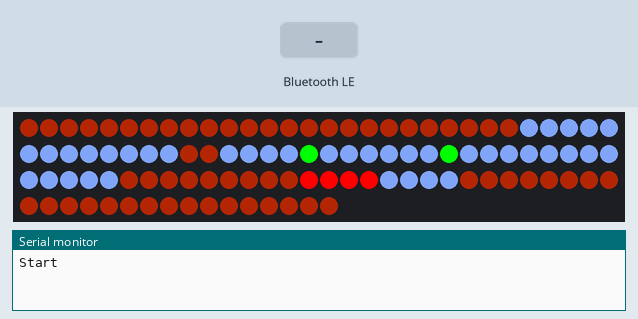
This program was run on a simulated ESP32. Shown: 106 RGB LEDs in strip order, left to right, continuing on the next row, the last lines printed to the serial monitor. Inputs (shaded band) come from the test bench. Colours are those a GRB WS2812 strip shows for the declared byte order; random numbers use the default seed unless the program sets one; EEPROM starts erased; nothing arrives over Bluetooth unless stated; a phone connects over Bluetooth LE 3 s after start.

Above: at 1.2 s.
1.3 s: Bluetooth LE write "1" received
At 2.21 s:
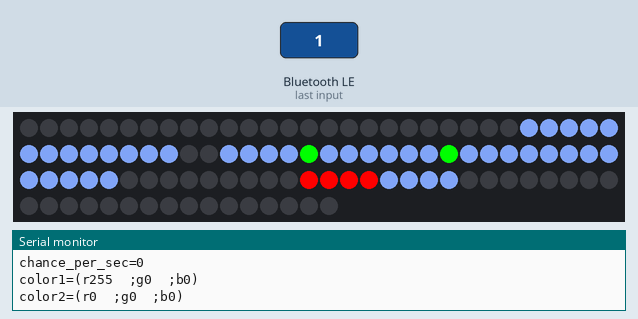

The program:

main.cpp
```cpp
#include "NimBLEDevice.h"
#include "led-control.h"
#include <Preferences.h>

Preferences prefs;

enum
{
    ZONE_EYE,
    ZONE_HAIR,
    ZONE_AMULET,
    ZONE_BACKGROUND,
    ZONE_COUNT
};

enum
{
    CHAR_EFFECT,
    CHAR_PERIOD,
    CHAR_CHANCE,
    CHAR_COLOR1,
    CHAR_COLOR2,
    CHAR_COUNT
};

static LEDZone *zones[ZONE_COUNT];

static const NimBLEUUID zones_uuids[ZONE_COUNT] = {
    NimBLEUUID("c68d68c0-4295-4f89-b48d-9a2a2979121b"), // ZONE_EYE
    NimBLEUUID("a3e220db-7b8e-4ccb-89b9-4ce4fc7d5f1a"), // ZONE_HAIR
    NimBLEUUID("44259e34-4b1d-4ce6-92e7-b5830bfbb16b"), // ZONE_AMULET
    NimBLEUUID("f9b5b172-7dab-4882-9dea-efcfa7c5c89f")  // ZONE_BACKGROUND
};

static const NimBLEUUID char_uuids[CHAR_COUNT] = {
    NimBLEUUID("2bfe8422-fce0-4c99-b503-48106286d7a2"), // CHAR_EFFECT
    NimBLEUUID("cd51666b-364a-45e8-be5c-bae24b4e6a8c"), // CHAR_PERIOD
    NimBLEUUID("010666bd-da27-4a45-8dd4-dcefef51a4ec"), // CHAR_CHANCE
    NimBLEUUID("7fbe55ad-2ab9-47e4-961e-de6d1afb81b2"), // CHAR_COLOR1
    NimBLEUUID("626e6dce-6a0a-49e6-a704-1a21d8362fcb"), // CHAR_COLOR2
};

static const int char_len[CHAR_COUNT] = {
    1, // CHAR_EFFECT
    2, // CHAR_PERIOD
    1, // CHAR_CHANCE
    3, // CHAR_COLOR1
    3, // CHAR_COLOR2
};

static const char *settings_name[ZONE_COUNT] =
    {
        "eye",
        "hair",
        "amulet",
        "back"};

static void load_settings(effect_settings_t settings[ZONE_COUNT]);
static void save_setting(effect_settings_t setting, uint8_t zone_indx);
static void *get_char_p(effect_settings_t *setting, uint8_t char_indx);
static void print_setting(effect_settings_t setting, uint8_t zone_id);

/** Handler class for characteristic actions */
class CharacteristicCallbacks : public NimBLECharacteristicCallbacks
{
    void onWrite(NimBLECharacteristic *pCharacteristic)
    {
        uint8_t zone_indx = get_zone_indx(pCharacteristic->getService()->getUUID());
        LEDZone *zone = zones[zone_indx];
        effect_settings_t settings = zone->get_effect_settings();

        if (pCharacteristic->getUUID().equals(char_uuids[CHAR_PERIOD]))
        {
            const uint8_t *bytes;
            bytes = pCharacteristic->getValue().data();
            settings.period = bytes[0];
            settings.period += bytes[1] / 256;
        }
        else
        {
            for (int i = 0; i < CHAR_COUNT; i++)
            {
                if (pCharacteristic->getUUID().equals(char_uuids[i]))
                {
                    memcpy(get_char_p(&settings, i), pCharacteristic->getValue().data(), char_len[i]);
                }
            }
        }

        print_setting(settings, zone_indx);
        save_setting(settings, zone_indx);
        zone->set_effect(settings);
    }

    uint8_t get_zone_indx(NimBLEUUID service_uuid)
    {
        uint8_t zone_index = ZONE_EYE;
        for (int i = 0; i < ZONE_COUNT; i++)
        {
            if (service_uuid.equals(zones_uuids[i]))
            {
                zone_index = i;
            }
        }

        return zone_index;
    }
};

static CharacteristicCallbacks chrCallbacks;

void setup()
{
    Serial.begin(115200);
    Serial.print("Start\n");

    prefs.begin("settings");

    effect_settings_t settings[ZONE_COUNT];
    load_settings(settings);

    static const std::list<int> led_numbers[ZONE_COUNT] =
        {
            {44, 51},
            {25, 26, 27, 28, 29, 30, 31, 32, 33, 34, 35, 36, 37, 40, 41, 42, 43, 45, 46, 47, 48, 49, 50, 52, 53, 54, 55, 56, 57, 58, 59, 60, 61, 62, 63, 64, 78, 79, 80, 81},
            {74, 75, 76, 77},
            {0, 1, 2, 3, 4, 5, 6, 7, 8, 9, 10, 11, 12, 13, 14, 15, 16, 17, 18, 19, 20, 21, 22, 23, 24, 38, 39, 65, 66, 67, 68, 69, 70, 71, 72, 73,
             82, 83, 84, 85, 86, 87, 88, 89, 90, 91, 92, 93, 94, 95, 96, 97, 98, 99, 100, 101, 102, 103, 104, 105, 106}};

    for (int i = 0; i < ZONE_COUNT; i++)
    {
        zones[i] = new LEDZone();
        zones[i]->led_numbers = led_numbers[i];
        zones[i]->set_effect(settings[i]);
    }

    NimBLEDevice::init("Paint");

    NimBLEServer *pServer = NimBLEDevice::createServer();
    for (uint8_t i = 0; i < ZONE_COUNT; i++)
    {
        uint8_t buf[3] = {0};
        NimBLEService *pService = pServer->createService(zones_uuids[i]);
        for (int char_i = 0; char_i < CHAR_COUNT; char_i++)
        {
            NimBLECharacteristic *pCharacteristic;
            pCharacteristic = pService->createCharacteristic(char_uuids[char_i], NIMBLE_PROPERTY::READ | NIMBLE_PROPERTY::WRITE, char_len[char_i]);
            if (pCharacteristic->getUUID().equals(char_uuids[CHAR_PERIOD]))
            {
                uint8_t fix_point_period[2] = {(uint8_t)settings[i].period, (uint8_t)(settings[i].period * 255)};
                pCharacteristic->setValue(fix_point_period, 2);
            }
            else
            {
                pCharacteristic->setValue((uint8_t *)get_char_p(&settings[i], char_i), char_len[char_i]);
                pCharacteristic->setCallbacks(&chrCallbacks);
            }
        }

        pService->start();
    }

    NimBLEAdvertising *pAdvertising = NimBLEDevice::getAdvertising();
    pAdvertising->start();
}

// This is the Arduino main loop function.
void loop()
{
    for (int i = 0; i < ZONE_COUNT; i++)
    {
        if (zones[i] != NULL)
        {
            zones[i]->loop();
        }
    }
    delay(100);
}

static void load_settings(effect_settings_t settings[ZONE_COUNT])
{
    static const effect_settings_t default_settings[ZONE_COUNT] =
        {
            [ZONE_EYE] = (effect_settings_t){.type = EFFECT_CONST, .period = 1.0f, .color1 = 0xff0000},
            [ZONE_HAIR] = (effect_settings_t){.type = EFFECT_CONST, .color1 = 0x9776e3},
            [ZONE_AMULET] = (effect_settings_t){.type = EFFECT_CONST, .period = 3.0f, .color1 = 0x00ff00},
            [ZONE_BACKGROUND] = (effect_settings_t){.type = EFFECT_GRADIENT, .period = 2.0f, .chance_per_sec = 10, .color1 = 0x1d8a04}};

    effect_settings_t buf;
    for (int i = 0; i < ZONE_COUNT; i++)
    {
        if (prefs.getBytes(settings_name[i], &settings[i], sizeof(effect_settings_t)) == 0)
        {
            settings[i] = default_settings[i];
        }
    }
}

static void save_setting(effect_settings_t setting, uint8_t zone_indx)
{
    prefs.putBytes(settings_name[zone_indx], &setting, sizeof(effect_settings_t));
}

static void *get_char_p(effect_settings_t *setting, uint8_t char_indx)
{
    if (char_indx == CHAR_EFFECT)
    {
        return &setting->type;
    }
    else if (char_indx == CHAR_PERIOD)
    {
        return &setting->period;
    }
    else if (char_indx == CHAR_CHANCE)
    {
        return &setting->chance_per_sec;
    }
    else if (char_indx == CHAR_COLOR1)
    {
        return &setting->color1;
    }
    else if (char_indx == CHAR_COLOR2)
    {
        return &setting->color2;
    }
    return NULL;
}

static void print_setting(effect_settings_t setting, uint8_t zone_id)
{
    Serial.printf("Setting of zone=%s\n", settings_name[zone_id]);
    Serial.printf("type=%d\n", setting.type);
    Serial.printf("period=%f\n", setting.period);
    Serial.printf("chance_per_sec=%d\n", setting.chance_per_sec);
    Serial.printf("color1=(r%d\t;g%d\t;b%d)\n", (setting.color1 >> 16) & 0xff, (setting.color1 >> 8) & 0xff, setting.color1 & 0xff);
    Serial.printf("color2=(r%d\t;g%d\t;b%d)\n", (setting.color2 >> 16) & 0xff, (setting.color2 >> 8) & 0xff, setting.color2 & 0xff);
}
```

led-control.h
```cpp
#include <stdint.h>
#include <list>

#define NUM_LED 106
#define TIC_IN_SEC 10

enum
{
    EFFECT_OFF = 0,
    EFFECT_CONST = 1,
    EFFECT_BLINK = 2,
    EFFECT_GRADIENT = 3,
    EFFECT_RANDOM = 4,
    EFFECT_COUNT
};

typedef struct effect_settings_t
{
    uint8_t type;
    float period;
    uint8_t chance_per_sec;
    uint32_t color1;
    uint32_t color2;
}effect_settings_t;

class Effect
{
public:
    virtual void fill_array() = 0;
};

class LEDZone
{
public:
    LEDZone();
    std::list<int> led_numbers;
    void loop();
    void set_effect(effect_settings_t settings);
    effect_settings_t get_effect_settings();
private:
    effect_settings_t settings;
    Effect *effect = NULL;
};
```

led-control.cpp
```cpp
#include "led-control.h"
#include "FastLED.h"

#define DATA_PIN 12

typedef struct float_rgb_t
{
    float red;
    float green;
    float blue;
} float_rgb_t;

typedef struct led_param_t
{
    int num;
    float_rgb_t color;
    bool is_on;
} led_param_t;

static CRGB leds[NUM_LED];
static bool is_init = false;

class ConstEffect : public Effect
{
public:
    ConstEffect(std::list<int> new_leds, uint32_t color_code_new)
    {
        leds_nums = new_leds;
        color_code = color_code_new;
    }

    void fill_array()
    {
        for (int led_num : leds_nums)
        {
            leds[led_num] = CRGB(color_code);
        }
    }

private:
    std::list<int> leds_nums;
    uint32_t color_code;
};

class GradientEffect : public Effect
{
public:
    GradientEffect(std::list<int> new_leds, effect_settings_t settings)
    {
        color1 = CRGB(settings.color1);
        color2 = CRGB(settings.color2);

        leds_nums = new_leds;
        current_tic = 1;
        is_direction_1to2 = true;
        tic_in_period = settings.period * TIC_IN_SEC;
        red_scale = ((float)(CRGB(color2).red - CRGB(color1).red)) / (float)tic_in_period;
        green_scale = ((float)(CRGB(color2).green - CRGB(color1).green)) / (float)tic_in_period;
        blue_scale = ((float)(CRGB(color2).blue - CRGB(color1).blue)) / (float)tic_in_period;
        current_color = (float_rgb_t){
            .red = (float)CRGB(color1).red,
            .green = (float)CRGB(color1).green,
            .blue = (float)CRGB(color1).blue,
        };
    }

    void fill_array()
    {
        if (is_direction_1to2)
        {
            current_color.red += red_scale;
            current_color.green += green_scale;
            current_color.blue += blue_scale;
        }
        else
        {
            current_color.red -= red_scale;
            current_color.green -= green_scale;
            current_color.blue -= blue_scale;
        }
        for (int led_index : leds_nums)
        {
            leds[led_index] = CRGB(current_color.red, current_color.green, current_color.blue);
        }

        if (current_tic == 0 || current_tic >= tic_in_period)
        {
            is_direction_1to2 = !is_direction_1to2;
        }
        if (is_direction_1to2)
        {
            current_tic++;
        }
        else
        {
            current_tic--;
        }
    }

private:
    std::list<int> leds_nums;
    CRGB color1;
    CRGB color2;
    uint16_t tic_in_period;
    bool is_direction_1to2;
    float_rgb_t current_color;

    uint16_t current_tic;
    float red_scale, green_scale, blue_scale;
};

class RandomEffect : public Effect
{
public:
    RandomEffect(std::list<int> new_leds, effect_settings_t settings)
    {
        color = {
            .red= (float)CRGB(settings.color1).red,
            .green= (float)CRGB(settings.color1).green,
            .blue= (float)CRGB(settings.color1).blue,
        };
        for (led_param_t *led: led_colors)
        {
            delete led;
        }
        led_colors.clear();

        for (int num : new_leds)
        {
            led_colors.push_front(new (led_param_t){
                .num = num,
                .color = (float_rgb_t){0},
                .is_on = false,
            });
        }
        on_chance = pow((1.0f - settings.chance_per_sec * 0.01f), TIC_IN_SEC);
        unsigned int tic_in_period = settings.period * TIC_IN_SEC;
        red_scale = - color.red / (float)tic_in_period;
        green_scale = - color.green / (float)tic_in_period;
        blue_scale = - color.blue / (float)tic_in_period;
    }

    void fill_array()
    {
        for (led_param_t *i : led_colors)
        {
            if (!i->is_on)
            {
                if(random(100) < on_chance)
                {
                    i->is_on = true;
                    i->color = color;

                }
            }
            else
            {

                i->color.red += red_scale;
                i->color.red = i->color.red < 0 ? 0: i->color.red;
                i->color.green += green_scale;
                i->color.green = i->color.green < 0 ? 0: i->color.green;
                i->color.blue += blue_scale;
                i->color.blue = i->color.blue < 0 ? 0: i->color.blue;

                const float minimum_value = 1.0f;
                if (i->color.red < minimum_value &&
                    i->color.green < minimum_value &&
                    i->color.blue < minimum_value)
                {
                    i->is_on = false;
                    i->color = (float_rgb_t) {0, 0, 0};
                }
            }
            leds[i->num] = CRGB(i->color.red, i->color.green, i->color.blue);
        }
    }

private:
    std::list<led_param_t*> led_colors;
    float_rgb_t color;
    int on_chance = 10;

    float red_scale, green_scale, blue_scale;
};

LEDZone::LEDZone()
{
    if (!is_init)
    {
        FastLED.addLeds<WS2812B, DATA_PIN, RGB>(leds, NUM_LED);
        is_init = true;
    }
}

void LEDZone::loop()
{
    if (effect != NULL)
    {
        effect->fill_array();
    }
    FastLED.show();
}

void LEDZone::set_effect(effect_settings_t settings)
{
    this->settings = settings;
    if (effect != NULL)
    {
        delete effect;
    }

    if (settings.type == EFFECT_OFF)
    {
        effect = new ConstEffect(led_numbers, 0);
    }
    else if (settings.type == EFFECT_CONST)
    {
        effect = new ConstEffect(led_numbers, settings.color1);
    }
    else if (settings.type == EFFECT_BLINK)
    {
        settings.color2 = 0;
        effect = new GradientEffect(led_numbers, settings);
    }
    else if (settings.type == EFFECT_GRADIENT)
    {
        effect = new GradientEffect(led_numbers, settings);
    }
    else if (settings.type == EFFECT_RANDOM)
    {
        effect = new RandomEffect(led_numbers, settings);
    }
}

effect_settings_t LEDZone::get_effect_settings()
{
    if (effect != NULL)
    {
        return settings;
    }
    else
    {
        return (effect_settings_t){
            .type = EFFECT_OFF,
        };
    }
}
```
